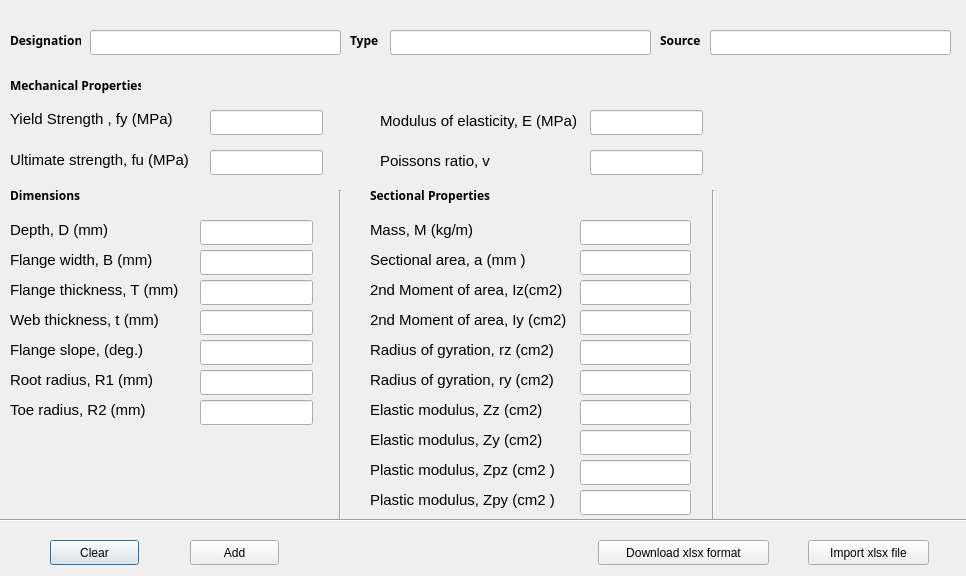
<?xml version="1.0" encoding="UTF-8"?>
<ui version="4.0">
 <class>Dialog</class>
 <widget class="QDialog" name="Dialog">
  <property name="geometry">
   <rect>
    <x>0</x>
    <y>0</y>
    <width>966</width>
    <height>576</height>
   </rect>
  </property>
  <property name="windowTitle">
   <string>Dialog</string>
  </property>
  <widget class="QLabel" name="label">
   <property name="geometry">
    <rect>
     <x>10</x>
     <y>30</y>
     <width>71</width>
     <height>21</height>
    </rect>
   </property>
   <property name="font">
    <font>
     <family>Ubuntu Condensed</family>
     <weight>75</weight>
     <italic>false</italic>
     <bold>true</bold>
    </font>
   </property>
   <property name="text">
    <string>Designation</string>
   </property>
  </widget>
  <widget class="QLineEdit" name="lineEdit_Designation">
   <property name="geometry">
    <rect>
     <x>90</x>
     <y>30</y>
     <width>251</width>
     <height>25</height>
    </rect>
   </property>
  </widget>
  <widget class="QLabel" name="label_2">
   <property name="geometry">
    <rect>
     <x>350</x>
     <y>30</y>
     <width>71</width>
     <height>21</height>
    </rect>
   </property>
   <property name="font">
    <font>
     <family>Ubuntu Condensed</family>
     <weight>75</weight>
     <italic>false</italic>
     <bold>true</bold>
    </font>
   </property>
   <property name="text">
    <string>Type</string>
   </property>
  </widget>
  <widget class="QLineEdit" name="lineEdit_Type">
   <property name="geometry">
    <rect>
     <x>390</x>
     <y>30</y>
     <width>261</width>
     <height>25</height>
    </rect>
   </property>
  </widget>
  <widget class="QLabel" name="label_3">
   <property name="geometry">
    <rect>
     <x>660</x>
     <y>30</y>
     <width>51</width>
     <height>21</height>
    </rect>
   </property>
   <property name="font">
    <font>
     <family>Ubuntu Condensed</family>
     <weight>75</weight>
     <italic>false</italic>
     <bold>true</bold>
    </font>
   </property>
   <property name="text">
    <string>Source</string>
   </property>
  </widget>
  <widget class="QLineEdit" name="lineEdit_Source">
   <property name="geometry">
    <rect>
     <x>710</x>
     <y>30</y>
     <width>241</width>
     <height>25</height>
    </rect>
   </property>
  </widget>
  <widget class="QLabel" name="label_5">
   <property name="geometry">
    <rect>
     <x>10</x>
     <y>110</y>
     <width>171</width>
     <height>17</height>
    </rect>
   </property>
   <property name="font">
    <font>
     <pointsize>11</pointsize>
    </font>
   </property>
   <property name="text">
    <string>Yield Strength , fy (MPa)</string>
   </property>
  </widget>
  <widget class="QLabel" name="label_4">
   <property name="geometry">
    <rect>
     <x>10</x>
     <y>70</y>
     <width>131</width>
     <height>31</height>
    </rect>
   </property>
   <property name="font">
    <font>
     <family>Ubuntu Condensed</family>
     <weight>75</weight>
     <italic>false</italic>
     <bold>true</bold>
    </font>
   </property>
   <property name="text">
    <string>Mechanical Properties</string>
   </property>
  </widget>
  <widget class="QLabel" name="label_6">
   <property name="geometry">
    <rect>
     <x>10</x>
     <y>150</y>
     <width>191</width>
     <height>20</height>
    </rect>
   </property>
   <property name="font">
    <font>
     <pointsize>11</pointsize>
    </font>
   </property>
   <property name="text">
    <string>Ultimate strength, fu (MPa)</string>
   </property>
  </widget>
  <widget class="QLabel" name="label_7">
   <property name="geometry">
    <rect>
     <x>380</x>
     <y>110</y>
     <width>201</width>
     <height>21</height>
    </rect>
   </property>
   <property name="font">
    <font>
     <pointsize>11</pointsize>
    </font>
   </property>
   <property name="text">
    <string>Modulus of elasticity, E (MPa)</string>
   </property>
  </widget>
  <widget class="QLabel" name="label_8">
   <property name="geometry">
    <rect>
     <x>380</x>
     <y>150</y>
     <width>121</width>
     <height>21</height>
    </rect>
   </property>
   <property name="font">
    <font>
     <pointsize>11</pointsize>
    </font>
   </property>
   <property name="text">
    <string>Poissons ratio, v</string>
   </property>
  </widget>
  <widget class="QLineEdit" name="lineEdit_YieldStrength">
   <property name="geometry">
    <rect>
     <x>210</x>
     <y>110</y>
     <width>113</width>
     <height>25</height>
    </rect>
   </property>
  </widget>
  <widget class="QLineEdit" name="lineEdit_UltimateStrength">
   <property name="geometry">
    <rect>
     <x>210</x>
     <y>150</y>
     <width>113</width>
     <height>25</height>
    </rect>
   </property>
  </widget>
  <widget class="QLineEdit" name="lineEdit_ModElasticity">
   <property name="geometry">
    <rect>
     <x>590</x>
     <y>110</y>
     <width>113</width>
     <height>25</height>
    </rect>
   </property>
  </widget>
  <widget class="QLineEdit" name="lineEdit_PoissonsRatio">
   <property name="geometry">
    <rect>
     <x>590</x>
     <y>150</y>
     <width>113</width>
     <height>25</height>
    </rect>
   </property>
  </widget>
  <widget class="QLabel" name="label_9">
   <property name="geometry">
    <rect>
     <x>10</x>
     <y>180</y>
     <width>71</width>
     <height>31</height>
    </rect>
   </property>
   <property name="font">
    <font>
     <family>Ubuntu Condensed</family>
     <weight>75</weight>
     <italic>false</italic>
     <bold>true</bold>
    </font>
   </property>
   <property name="text">
    <string>Dimensions</string>
   </property>
  </widget>
  <widget class="QLabel" name="label_10">
   <property name="geometry">
    <rect>
     <x>10</x>
     <y>220</y>
     <width>191</width>
     <height>20</height>
    </rect>
   </property>
   <property name="font">
    <font>
     <pointsize>11</pointsize>
    </font>
   </property>
   <property name="text">
    <string>Depth, D (mm)</string>
   </property>
  </widget>
  <widget class="QLabel" name="label_11">
   <property name="geometry">
    <rect>
     <x>10</x>
     <y>250</y>
     <width>191</width>
     <height>20</height>
    </rect>
   </property>
   <property name="font">
    <font>
     <pointsize>11</pointsize>
    </font>
   </property>
   <property name="text">
    <string>Flange width, B (mm)</string>
   </property>
  </widget>
  <widget class="QLabel" name="label_12">
   <property name="geometry">
    <rect>
     <x>10</x>
     <y>280</y>
     <width>191</width>
     <height>20</height>
    </rect>
   </property>
   <property name="font">
    <font>
     <pointsize>11</pointsize>
    </font>
   </property>
   <property name="text">
    <string>Flange thickness, T (mm)</string>
   </property>
  </widget>
  <widget class="QLabel" name="label_13">
   <property name="geometry">
    <rect>
     <x>10</x>
     <y>310</y>
     <width>191</width>
     <height>20</height>
    </rect>
   </property>
   <property name="font">
    <font>
     <pointsize>11</pointsize>
    </font>
   </property>
   <property name="text">
    <string>Web thickness, t (mm)</string>
   </property>
  </widget>
  <widget class="QLabel" name="label_14">
   <property name="geometry">
    <rect>
     <x>10</x>
     <y>340</y>
     <width>191</width>
     <height>20</height>
    </rect>
   </property>
   <property name="font">
    <font>
     <pointsize>11</pointsize>
    </font>
   </property>
   <property name="text">
    <string>Flange slope, (deg.)</string>
   </property>
  </widget>
  <widget class="QLabel" name="label_15">
   <property name="geometry">
    <rect>
     <x>10</x>
     <y>370</y>
     <width>191</width>
     <height>20</height>
    </rect>
   </property>
   <property name="font">
    <font>
     <pointsize>11</pointsize>
    </font>
   </property>
   <property name="text">
    <string>Root radius, R1 (mm)</string>
   </property>
  </widget>
  <widget class="QLabel" name="label_16">
   <property name="geometry">
    <rect>
     <x>10</x>
     <y>400</y>
     <width>191</width>
     <height>20</height>
    </rect>
   </property>
   <property name="font">
    <font>
     <pointsize>11</pointsize>
    </font>
   </property>
   <property name="text">
    <string>Toe radius, R2 (mm)</string>
   </property>
  </widget>
  <widget class="QLineEdit" name="lineEdit_Depth">
   <property name="geometry">
    <rect>
     <x>200</x>
     <y>220</y>
     <width>113</width>
     <height>25</height>
    </rect>
   </property>
  </widget>
  <widget class="QLineEdit" name="lineEdit_FlangeWidth">
   <property name="geometry">
    <rect>
     <x>200</x>
     <y>250</y>
     <width>113</width>
     <height>25</height>
    </rect>
   </property>
  </widget>
  <widget class="QLineEdit" name="lineEdit_FlangeThickness">
   <property name="geometry">
    <rect>
     <x>200</x>
     <y>280</y>
     <width>113</width>
     <height>25</height>
    </rect>
   </property>
  </widget>
  <widget class="QLineEdit" name="lineEdit_WeBThickness">
   <property name="geometry">
    <rect>
     <x>200</x>
     <y>310</y>
     <width>113</width>
     <height>25</height>
    </rect>
   </property>
  </widget>
  <widget class="QLineEdit" name="lineEdit_FlangeSlope">
   <property name="geometry">
    <rect>
     <x>200</x>
     <y>340</y>
     <width>113</width>
     <height>25</height>
    </rect>
   </property>
  </widget>
  <widget class="QLineEdit" name="lineEdit_RootRadius">
   <property name="geometry">
    <rect>
     <x>200</x>
     <y>370</y>
     <width>113</width>
     <height>25</height>
    </rect>
   </property>
  </widget>
  <widget class="QLineEdit" name="lineEdit_ToeRadius">
   <property name="geometry">
    <rect>
     <x>200</x>
     <y>400</y>
     <width>113</width>
     <height>25</height>
    </rect>
   </property>
  </widget>
  <widget class="Line" name="line">
   <property name="geometry">
    <rect>
     <x>330</x>
     <y>190</y>
     <width>21</width>
     <height>331</height>
    </rect>
   </property>
   <property name="orientation">
    <enum>Qt::Vertical</enum>
   </property>
  </widget>
  <widget class="QLabel" name="label_17">
   <property name="geometry">
    <rect>
     <x>370</x>
     <y>369</y>
     <width>191</width>
     <height>21</height>
    </rect>
   </property>
   <property name="font">
    <font>
     <pointsize>11</pointsize>
    </font>
   </property>
   <property name="text">
    <string>Radius of gyration, ry (cm2)</string>
   </property>
  </widget>
  <widget class="QLineEdit" name="lineEdit_SectionalArea">
   <property name="geometry">
    <rect>
     <x>580</x>
     <y>250</y>
     <width>111</width>
     <height>25</height>
    </rect>
   </property>
  </widget>
  <widget class="QLineEdit" name="lineEdit_MomentOfAreaZ">
   <property name="geometry">
    <rect>
     <x>580</x>
     <y>280</y>
     <width>111</width>
     <height>25</height>
    </rect>
   </property>
  </widget>
  <widget class="QLabel" name="label_18">
   <property name="geometry">
    <rect>
     <x>370</x>
     <y>339</y>
     <width>191</width>
     <height>21</height>
    </rect>
   </property>
   <property name="font">
    <font>
     <pointsize>11</pointsize>
    </font>
   </property>
   <property name="text">
    <string>Radius of gyration, rz (cm2)</string>
   </property>
  </widget>
  <widget class="QLabel" name="label_19">
   <property name="geometry">
    <rect>
     <x>370</x>
     <y>399</y>
     <width>191</width>
     <height>21</height>
    </rect>
   </property>
   <property name="font">
    <font>
     <pointsize>11</pointsize>
    </font>
   </property>
   <property name="text">
    <string>Elastic modulus, Zz (cm2)</string>
   </property>
  </widget>
  <widget class="QLineEdit" name="lineEdit_ElasticModZ">
   <property name="geometry">
    <rect>
     <x>580</x>
     <y>400</y>
     <width>111</width>
     <height>25</height>
    </rect>
   </property>
  </widget>
  <widget class="QLabel" name="label_20">
   <property name="geometry">
    <rect>
     <x>370</x>
     <y>249</y>
     <width>191</width>
     <height>21</height>
    </rect>
   </property>
   <property name="font">
    <font>
     <pointsize>11</pointsize>
    </font>
   </property>
   <property name="text">
    <string>Sectional area, a (mm )</string>
   </property>
  </widget>
  <widget class="QLineEdit" name="lineEdit_RogZ">
   <property name="geometry">
    <rect>
     <x>580</x>
     <y>340</y>
     <width>111</width>
     <height>25</height>
    </rect>
   </property>
  </widget>
  <widget class="QLabel" name="label_21">
   <property name="geometry">
    <rect>
     <x>370</x>
     <y>279</y>
     <width>201</width>
     <height>21</height>
    </rect>
   </property>
   <property name="font">
    <font>
     <pointsize>11</pointsize>
    </font>
   </property>
   <property name="text">
    <string>2nd Moment of area, Iz(cm2)</string>
   </property>
  </widget>
  <widget class="QLineEdit" name="lineEdit_RogY">
   <property name="geometry">
    <rect>
     <x>580</x>
     <y>370</y>
     <width>111</width>
     <height>25</height>
    </rect>
   </property>
  </widget>
  <widget class="QLabel" name="label_22">
   <property name="geometry">
    <rect>
     <x>370</x>
     <y>180</y>
     <width>121</width>
     <height>31</height>
    </rect>
   </property>
   <property name="font">
    <font>
     <family>Ubuntu Condensed</family>
     <weight>75</weight>
     <italic>false</italic>
     <bold>true</bold>
    </font>
   </property>
   <property name="text">
    <string>Sectional Properties</string>
   </property>
  </widget>
  <widget class="QLabel" name="label_23">
   <property name="geometry">
    <rect>
     <x>370</x>
     <y>219</y>
     <width>191</width>
     <height>21</height>
    </rect>
   </property>
   <property name="font">
    <font>
     <pointsize>11</pointsize>
    </font>
   </property>
   <property name="text">
    <string>Mass, M (kg/m)</string>
   </property>
  </widget>
  <widget class="QLineEdit" name="lineEdit_MomentOfAreaY">
   <property name="geometry">
    <rect>
     <x>580</x>
     <y>310</y>
     <width>111</width>
     <height>25</height>
    </rect>
   </property>
  </widget>
  <widget class="QLineEdit" name="lineEdit_Mass">
   <property name="geometry">
    <rect>
     <x>580</x>
     <y>220</y>
     <width>111</width>
     <height>25</height>
    </rect>
   </property>
  </widget>
  <widget class="QLabel" name="label_24">
   <property name="geometry">
    <rect>
     <x>370</x>
     <y>309</y>
     <width>201</width>
     <height>21</height>
    </rect>
   </property>
   <property name="font">
    <font>
     <pointsize>11</pointsize>
    </font>
   </property>
   <property name="text">
    <string>2nd Moment of area, Iy (cm2)</string>
   </property>
  </widget>
  <widget class="QLabel" name="label_25">
   <property name="geometry">
    <rect>
     <x>370</x>
     <y>459</y>
     <width>191</width>
     <height>21</height>
    </rect>
   </property>
   <property name="font">
    <font>
     <pointsize>11</pointsize>
    </font>
   </property>
   <property name="text">
    <string>Plastic modulus, Zpz (cm2 )</string>
   </property>
  </widget>
  <widget class="QLineEdit" name="lineEdit_ElasticModY">
   <property name="geometry">
    <rect>
     <x>580</x>
     <y>430</y>
     <width>111</width>
     <height>25</height>
    </rect>
   </property>
  </widget>
  <widget class="QLabel" name="label_26">
   <property name="geometry">
    <rect>
     <x>370</x>
     <y>489</y>
     <width>191</width>
     <height>21</height>
    </rect>
   </property>
   <property name="font">
    <font>
     <pointsize>11</pointsize>
    </font>
   </property>
   <property name="text">
    <string>Plastic modulus, Zpy (cm2 )</string>
   </property>
  </widget>
  <widget class="QLineEdit" name="lineEdit_ElasticModPZ">
   <property name="geometry">
    <rect>
     <x>580</x>
     <y>460</y>
     <width>111</width>
     <height>25</height>
    </rect>
   </property>
  </widget>
  <widget class="QLineEdit" name="lineEdit_ElasticModPY">
   <property name="geometry">
    <rect>
     <x>580</x>
     <y>490</y>
     <width>111</width>
     <height>25</height>
    </rect>
   </property>
  </widget>
  <widget class="QLabel" name="label_27">
   <property name="geometry">
    <rect>
     <x>370</x>
     <y>429</y>
     <width>191</width>
     <height>21</height>
    </rect>
   </property>
   <property name="font">
    <font>
     <pointsize>11</pointsize>
    </font>
   </property>
   <property name="text">
    <string>Elastic modulus, Zy (cm2)</string>
   </property>
  </widget>
  <widget class="Line" name="line_2">
   <property name="geometry">
    <rect>
     <x>683</x>
     <y>190</y>
     <width>61</width>
     <height>331</height>
    </rect>
   </property>
   <property name="orientation">
    <enum>Qt::Vertical</enum>
   </property>
  </widget>
  <widget class="Line" name="line_3">
   <property name="geometry">
    <rect>
     <x>0</x>
     <y>510</y>
     <width>971</width>
     <height>21</height>
    </rect>
   </property>
   <property name="orientation">
    <enum>Qt::Horizontal</enum>
   </property>
  </widget>
  <widget class="QPushButton" name="pushButton_Clear">
   <property name="geometry">
    <rect>
     <x>50</x>
     <y>540</y>
     <width>89</width>
     <height>25</height>
    </rect>
   </property>
   <property name="text">
    <string>Clear</string>
   </property>
  </widget>
  <widget class="QPushButton" name="pushButton_Add">
   <property name="geometry">
    <rect>
     <x>190</x>
     <y>540</y>
     <width>89</width>
     <height>25</height>
    </rect>
   </property>
   <property name="text">
    <string>Add</string>
   </property>
  </widget>
  <widget class="QPushButton" name="pushButton_Download">
   <property name="geometry">
    <rect>
     <x>598</x>
     <y>540</y>
     <width>171</width>
     <height>25</height>
    </rect>
   </property>
   <property name="text">
    <string>Download xlsx format</string>
   </property>
  </widget>
  <widget class="QPushButton" name="pushButton_Import">
   <property name="geometry">
    <rect>
     <x>808</x>
     <y>540</y>
     <width>121</width>
     <height>25</height>
    </rect>
   </property>
   <property name="text">
    <string>Import xlsx file</string>
   </property>
  </widget>
 </widget>
 <resources/>
 <connections/>
</ui>
